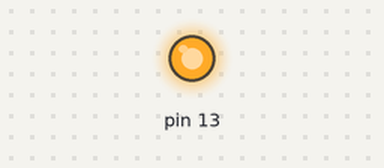
Bench run of a program on a simulated Arduino Uno, built with avr-gcc and run on an emulated ATmega328P. Parts: output pins drawn as LEDs (lit = HIGH).

Above: at 4.5 s.
At 36.37 s:
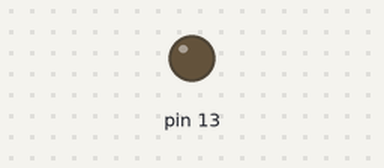
Timing chart, 0 to 56.7 s (numbered marks = the images above):
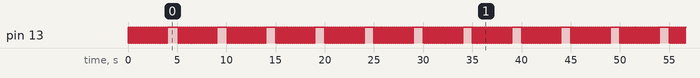

The program:

main.c
```c
#ifndef F_CPU
#define F_CPU 16000000UL
#endif
#include "alarm.h"
#include <avr/io.h>
#include <util/delay.h>
#include <avr/interrupt.h>

#include <avr/io.h>
ISR(TIMER0_COMPA_vect){
	alarm_pause();
	DDRB |= 0x20;
	PORTB |= 0x20;
	_delay_ms(1000);
	PORTB &= ~0x20;
	alarm_s(4);

}
void led_fast(){
	DDRB |= 0x20;
	PORTB |= 0x20;
	_delay_ms(100);
	PORTB &= ~0x20;
	_delay_ms(100);
}
int main(){
	clear_flag();
	sei();
	alarm_s(4);

	while(1){
		led_fast();
	}
	return 0;
}
```

alarm.c
```c
#include "alarm.h"

static uint64_t _remain_time__;

ISR(TIMER0_OVF_vect){
	alarm_us(_remain_time__);
}

void alarm_us(uint64_t time){
	_remain_time__ = time;
	if(_remain_time__ > 16384){
		_remain_time__ -= 16384;
		TCNT0 = 0x00;
		// enable interrupt overflow
		TIMSK0 = 0x01;
		// normal mode
		TCCR0A = 0x00;
		// P_1024 prescale
		TCCR0B = 0x05;
	}else if(_remain_time__ > 4096){
		_remain_time__ -= 4096;
		TCNT0 = 0x00;
		// enable interrupt overflow
		TIMSK0 = 0x01;
		// normal mode
		TCCR0A = 0x00;
		// P_1024 prescale
		TCCR0B = 0x04;
	}else if(_remain_time__ > 1024){
		_remain_time__ -= 1024;
		TCNT0 = 0x00;
		// enable interrupt overflow
		TIMSK0 = 0x01;
		// normal mode
		TCCR0A = 0x00;
		// P_1024 prescale
		TCCR0B = 0x03;
	}else if(_remain_time__ > 128){
		_remain_time__ -= 128;
		TCNT0 = 0x00;
		// enable interrupt overflow
		TIMSK0 = 0x01;
		// normal mode
		TCCR0A = 0x00;
		// P_1024 prescale
		TCCR0B = 0x02;
	}else{

		OCR0A = _remain_time__ << 1;
		TCNT0 = 0x00;
		// enable interrupt A, disable overflow
		TIMSK0 = 0x02;
		// ctc mode
		TCCR0A = 0x02;
		// P_8 prescale
		TCCR0B = 0x02;
	}

}
void clear_flag(void){
	if(TIFR0 & 0x02){
		TIFR0 |= 0x02;
	}
}

void alarm_ms(uint32_t time){

	alarm_us(time * 1000);
}
void alarm_s(uint32_t time){
	alarm_us(time * 1000000);
}
void alarm_min(uint32_t time){
	alarm_us(time * 60000000);
}
```

alarm.h
```c
/* 16MHz clock
 * Prescale  timer_frequency  resolution  max
 * 1		 16               0.0625 us   16 us
 * 8         2                0.5 us      128 us
 * 64        250 KHz          4 us        1024 us
 * 256       62.5 KHz         16 us       4096 us = 4.096 ms
 * 1024      15625 Hz         64 us       16384 us = 16.384 ms
 *
 *
 *
 *
 * */

#ifndef F_CPU
#define F_CPU 16000000UL
#endif
#if F_CPU != 16000000UL
#error F_CPU not suitable
#endif

// based on AVR atmega 328p timer0
#include <avr/interrupt.h>
#include <stdint.h>
#include <avr/io.h>


// uint64MAX 18446744073709551616U

/* alarm_us is not stacked */
/* only once effect */
/* in the beginning of compare match A interrupt routine, MUST call either alarm_pause or alarm_us */
void alarm_us(uint64_t time);
void alarm_ms(uint32_t time); // 4294967296
void alarm_s(uint32_t time);
void alarm_min(uint32_t time);

void clear_flag(void);
#define alarm_pause() TCCR0B = 0x00
```

Measured:
- by itself, pin 13: moves between LOW and HIGH, repeating every 43.6 s
